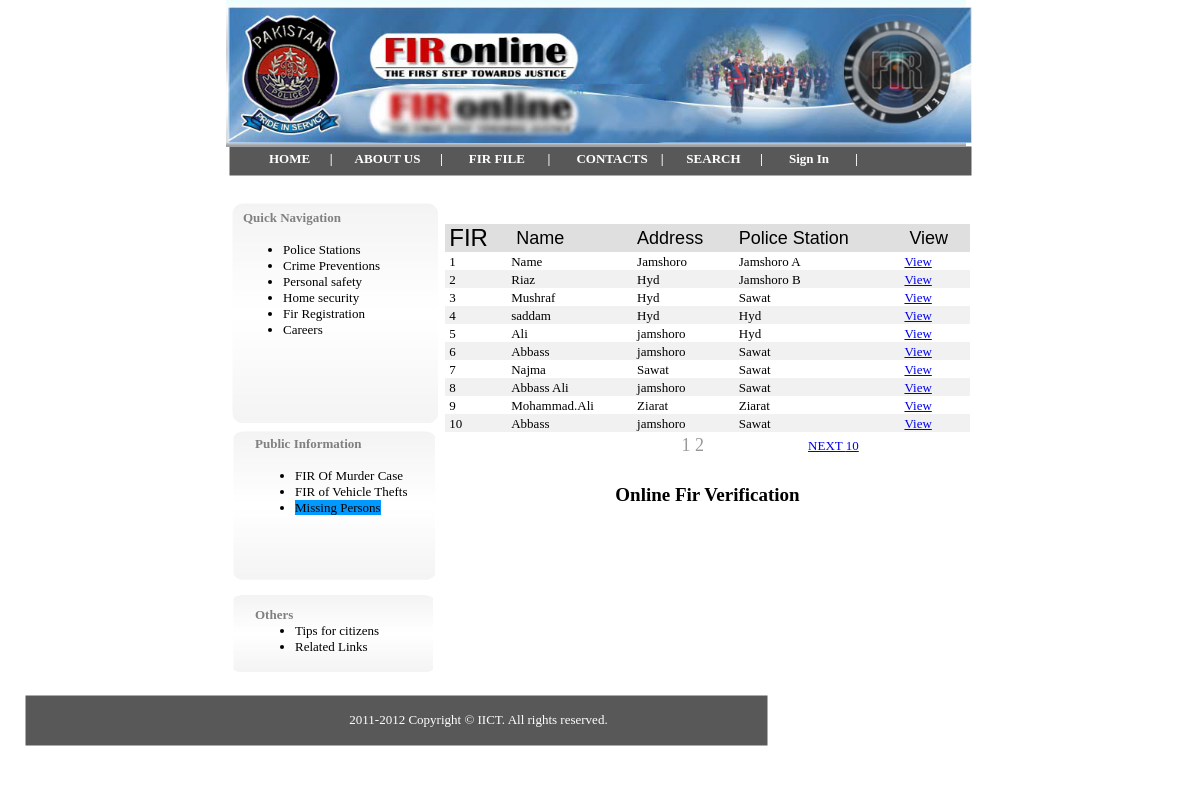
Screenshot of /missingPersonsView.php with the database file from the repository.
### tables this page shows
CREATE TABLE `missingpeople` (
  `ID` int(15) NOT NULL,
  `Name` varchar(20) default NULL,
  `Date of Missing` varchar(20) default NULL,
  `PoliceStation` varchar(20) default NULL,
  `Address` varchar(150) default NULL,
  `Age` varchar(20) default NULL,
  `Gender` varchar(20) default NULL,
  `IdentitificationMark` varchar(15) default NULL,
  `GenralApearance` varchar(15) default NULL,
  `Remarks` varchar(20) default NULL,
  `pic` varchar(30) default NULL,
  PRIMARY KEY  (`ID`)
);

### missingPersonsView.php (the view, shortened to what this page needs)
<!DOCTYPE HTML PUBLIC "-//W3C//DTD HTML 4.01 Transitional//EN">
<html>
<head><link rel="SHORTCUT ICON" href="images/ffir1.psd.png"/>
</head>
<body>
<div id="container">
<div id="g_shape1" style="position:absolute; overflow:hidden; left:25px; top:146px; width:743px; height:30px; z-index:0"><img border=0 width="100%" height="100%" alt="" src="images/shape3375250.png"></div>
<div id="g_image2" style="position:absolute; overflow:hidden; left:22px; top:0px; width:740px; height:147px; z-index:1"><img src="images/uf1.gif" alt="" title="" border=0 width=740 height=147></div>
<div id="roundrect1" style="position:absolute; overflow:hidden; left:28px; top:203px; width:208px; height:222px; z-index:2"><img border=0 width="100%" height="100%" alt="" src="images/roundrect16018000.png"></div>
<div id="g_text2" style="position:absolute; overflow:hidden; left:65px; top:151px; width:642px; height:20px; z-index:3">
<div class="wpmd">
<div><font face="Tahoma"><B><a href="index.html"  title="Home" class="style1"  >HOME</a></B></font><font color="#333333" face="Tahoma"><B>&nbsp;&nbsp;&nbsp;&nbsp;&nbsp; </B></font><font color="#FFFFFF" face="Tahoma"><B>|</B></font><font color="#333333" face="Tahoma"><B>&nbsp;&nbsp;&nbsp;&nbsp;&nbsp;&nbsp; </B></font><font face="Tahoma"><B><a href="aboutUs.html" title="About Us" class="style1">ABOUT US</a></B></font><font color="#333333" face="Tahoma"><B>&nbsp;&nbsp;&nbsp;&nbsp;&nbsp; </B></font><font color="#FFFFFF" face="Tahoma"><B>|</B></font><font color="#333333" face="Tahoma"><B>&nbsp;&nbsp;&nbsp;&nbsp;&nbsp;&nbsp;&nbsp; </B></font><font face="Tahoma"><B><a href="FirTopic.html" title="Topics of Fir" class="style1">FIR FILE</a></B></font><font color="#333333" face="Tahoma"><B>&nbsp;&nbsp;&nbsp;&nbsp;&nbsp;&nbsp; </B></font><font color="#FFFFFF" face="Tahoma"><B>| </B></font><font color="#333333" face="Tahoma"><B>&nbsp;&nbsp;&nbsp;&nbsp;&nbsp;&nbsp; </B></font><font face="Tahoma"><B><a href="Contact Us.php"title="Contact Us" class="style1">CONTACTS</a></B></font><font color="#333333" face="Tahoma"><B>&nbsp;&nbsp;&nbsp; </B></font><font color="#FFFFFF" face="Tahoma"><B>|</B></font><font color="#333333" face="Tahoma"><B>&nbsp;&nbsp;&nbsp;&nbsp;&nbsp;&nbsp; </B></font><font face="Tahoma"><B><a href="searchFir.html" title="" class="style1">SEARCH</a></B></font><font color="#333333" face="Tahoma"><B>&nbsp;&nbsp;&nbsp;&nbsp;&nbsp; </B></font><font color="#FFFFFF" face="Tahoma"><B>|</B></font><font color="#333333" face="Tahoma"><B>&nbsp;&nbsp;&nbsp;&nbsp;&nbsp;&nbsp;&nbsp;
<?php
if($_SESSION["logout"]=="Log Out")
  {
    echo "<a href='adminLog.php' title='Logout' class='style1'>Log Out</a>";
  }
 else
  {
    echo "<a href='adminLog.php' title='SignIn' class='style1'>Sign In</a>";
  }
?>
</B></font><font color="#333333" face="Tahoma"><B>&nbsp;&nbsp;&nbsp;&nbsp;&nbsp;&nbsp; </B></font><font color="#FFFFFF" face="Tahoma"><B>|</B></font></div>
</div></a></div>
<div id="text7" style="position:absolute; overflow:hidden; left:39px; top:210px; width:188px; height:204px; z-index:7">
<div class="wpmd">
<div><font color="#808080" face="Tahoma"><B>Quick Navigation</B></font></div>
<div><font color="#808080" face="Tahoma"><B><BR></B></font></div>
<UL>
<li><font color="#808080" face="Tahoma"><a href="Navigation1.php?&navigationId=&#54&user=Guest" class="style1" style="color:#000;" >Police Stations</a></font></li>
<li><font color="#808080" face="Tahoma"><a href="Navigation1.php?&navigationId=&#49&user=Guest"class="style1" style="color:#000;">Crime Preventions</a></font></li>
<li><font color="#808080" face="Tahoma">
<a href="Navigation1.php?&navigationId=&#50&user=Guest" class="style1" style="color:#000;">Personal safety</a></font></li>
<li><font color="#808080" face="Tahoma"><a href="Navigation1.php?&navigationId=&#51&user=Guest" class="style1" style="color:#000;">Home security</a></font></li>
<li><font color="#808080" face="Tahoma"><a href="Navigation1.php?&navigationId=&#52&user=Guest" class="style1" style="color:#000;">Fir Registration</a></font></li>
<li><font color="#808080" face="Tahoma"><a href="Navigation1.php?&navigationId=&#53&user=Guest" class="style1" style="color:#000;">Careers</a></font></li>
</UL>
</div></div>
<div id="roundrect4" style="position:absolute; overflow:hidden; left:29px; top:431px; width:204px; height:150px; z-index:8"><img border=0 width="100%" height="100%" alt="" src="images/roundrect16018000.png"></div>
<div id="text5" style="position:absolute; overflow:hidden; left:51px; top:436px; width:164px; height:142px; z-index:9">
<div class="wpmd">
<div><font color="#808080" face="Tahoma"><B> Public Information</B></font></div>
<div><font color="#808080" face="Tahoma"><B><BR></B></font></div>
<UL>
<li><font color="#808080" face="Tahoma"><a href="FirViewForm1.php" class="style1" style="color:#000;">FIR Of Murder Case </a></font></li>
<li><font color="#808080" face="Tahoma"><a href="FirVEHICLE.html" class="style1" style="color:#000;">FIR of Vehicle Thefts</a></font></li>
<li><font color="#808080" face="Tahoma"><a href="missingPersonsView.php" class="style1" style="color:#000;background:#09F;" >Missing Persons</a></font></li>
</UL>
</div></div>
<div id="roundrect5" style="position:absolute; overflow:hidden; left:29px; top:595px; width:202px; height:78px; z-index:10"><img border=0 width="100%" height="100%" alt="" src="images/roundrect16018000.png"></div>
<div id="text8" style="position:absolute; overflow:hidden; left:51px; top:607px; width:165px; height:57px; z-index:11">
<div class="wpmd">
<div><font color="#808080" face="Tahoma"><B>Others</B></font></div>
<UL>
<li><font color="#808080" face="Tahoma"><a href="tips.html" class="style1" style="color:#000;">Tips for citizens </a> </font></li>
<li><font color="#808080" face="Tahoma"><a href="links.html" class="style1" style="color:#000;">Related Links</a></font></li>
</UL>
<div><font color="#808080" face="Tahoma"><BR></font></div>
</div></div>
<div id="image1" style="position:absolute; overflow:hidden; left:24px; top:7px; width:744px; height:136px; z-index:12"><img src="images/hed.jpg" alt="" title="" border=0 width=744 height=136></div>
<div id="text1" style="position:absolute; overflow:hidden; left:195px; top:180px; width:617px; height:534px; z-index:13">
<div class="wpmd">
<div><font face="Arial Narrow" class="ws14">&nbsp;&nbsp;&nbsp; </font></div>
<div><font face="Arial Narrow" class="ws14">&nbsp;&nbsp;&nbsp;&nbsp;
<?php
$page_name="missingPersonsView.php";
$start=$_GET['start'];
$p_limit=10;
$p_f=$_GET['p_f'];
$eu = ($start -0);
$limit = 10;
$query2=" SELECT * FROM missingpeople ";
$result2=mysql_query($query2);
$nume=mysql_num_rows($result2);
$bgcolor="#f1f1f1";
echo "<TABLE width=85% align=center  cellpadding=0 cellspacing=0> <tr>";
echo "<td  bgcolor='dfdfdf' >&nbsp;<font face='arial,verdana,helvetica' color='#000000' size='5'>FIR</font></td>";
echo "<td  bgcolor='dfdfdf' >&nbsp;<font face='arial,verdana,helvetica' color='#000000' size='4'>&nbsp;Name</font></td>";
echo "<td  bgcolor='dfdfdf' >&nbsp;<font face='arial,verdana,helvetica' color='#000000' size='4'>Address</font></td>";
echo "<td  bgcolor='dfdfdf'>&nbsp;<font face='arial,verdana,helvetica' color='#000000' size='4'>Police Station</font></td>";
echo "<td  bgcolor='dfdfdf' >&nbsp;<font face='arial,verdana,helvetica' color='#000000' size='4'>&nbsp;View</font></td></tr>";
$query=" SELECT * FROM missingpeople  limit $eu, $limit ";
$result=mysql_query($query);
while($noticia = mysql_fetch_array($result))
{
if($bgcolor=='#f1f1f1'){$bgcolor='#ffffff';}
else{$bgcolor='#f1f1f1';}
$name=$noticia['Name'];
echo "<tr >";
echo "<td align=left bgcolor=$bgcolor id='title'>&nbsp;<font face='Verdana' size='2'>$noticia[ID]</font></td>";
echo "<td align=left bgcolor=$bgcolor id='title'>&nbsp;<font face='Verdana' size='2'>$noticia[Name]</font></td>";
echo "<td align=left bgcolor=$bgcolor id='title'>&nbsp;<font face='Verdana' size='2'>$noticia[Address]</font></td>";
echo "<td align=left bgcolor=$bgcolor id='title'>&nbsp;<font face='Verdana' size='2'>$noticia[PoliceStation]</font></td>";
echo "<td align=left bgcolor=$bgcolor id='title'>&nbsp;<font face='Verdana' size='2'><a href=missingPersons.php?id=". $noticia[ID]."&name=".$name.">View</a></font></td>";
echo "</tr>";
}
echo "</table>";
$p_fwd=$p_f+$p_limit;
$total=mysql_num_rows(mysql_query(" SELECT * FROM missingpeople "));
echo "<table align = 'center' width='50%'><tr><td  align='left' width='20%'>";
echo "</td><td  align='left' width='10%'>";
echo "</td><td align=center width='30%'>";
for($i=$p_f;$i < $nume and $i<($p_f+$p_limit);$i=$i+$limit){
if($i <> $eu){
$i2=$i+$p_f;
echo " <a href='$page_name?start=$i&p_f=$p_f'><font face='Verdana' size='2'>$i</font></a> ";
}
else { echo "<font face='Verdana' size='4' color='#999999'> &nbsp;";
for($a=1,$r=0; $a<=$total; $a+=$limit){
	   echo ($r+=1);
	 }
   echo "</font>";
  }
}
echo "</td><td  align='right' width='10%'>";
echo "</td><td  align='right' width='60%'>";
if($p_fwd < $nume){
print "<a href='$page_name?start=$p_fwd&p_f=$p_fwd'><font face='Verdana' size='2'>NEXT $p_limit</font></a>";
}
echo "</td></tr></table>";
?>
<center><h4> Online Fir Verification </h4></center>
</font></div>
</div></div>
</div>
<div id="g_shape2" style="position:absolute; overflow:hidden; left:25px; top:695px; width:743px; height:51px; z-index:4"><img border=0 width="100%" height="100%" alt="" src="images/shape3375296.png"></div>
<div id="shape3" style="position:absolute; overflow:hidden; left:651px; top:757px; width:100px; height:17px; z-index:5"><img border=0 width="100%" height="100%" alt="" src="images/shape16018000.png"></div>
<div id="g_text3" style="position:absolute; overflow:hidden; left:296px; top:712px; width:365px; height:41px; z-index:6">
<div class="wpmd">
<div><font color="#FFFFFF" face="Tahoma">2011-2012 Copyright © IICT. All rights reserved. </font></div>
</div></div>
</body>
</html>

### missingPersonsView.php (style rules this page uses)
.ws14 { font-size: 19px; }
.wpmd { font-size: 13px;font-family: Arial,Helvetica,Sans-Serif;font-style: normal;font-weight: normal; }
DIV,UL,OL { margin-top: 0px; margin-bottom: 0px; }
a.style1:link { color:#FFFFFF;text-decoration: none; }
div#container { position:relative; width: 792px; margin-top: 0px; margin-left: auto; margin-right: auto; text-align:left; }
body { text-align:center;margin:0 }

### rows the page displays
missingpeople: ID "1", Name "Name", Address "Jamshoro", PoliceStation "Jamshoro A"
missingpeople: ID "2", Name "Riaz", Address "Hyd", PoliceStation "Jamshoro B"
missingpeople: ID "3", Name "Mushraf", Address "Hyd", PoliceStation "Sawat"
missingpeople: ID "4", Name "saddam", Address "Hyd", PoliceStation "Hyd"
missingpeople: ID "5", Name "Ali", Address "jamshoro", PoliceStation "Hyd"
missingpeople: ID "6", Name "Abbass", Address "jamshoro", PoliceStation "Sawat"
missingpeople: ID "7", Name "Najma", Address "Sawat", PoliceStation "Sawat"
missingpeople: ID "8", Name "Abbass Ali", Address "jamshoro", PoliceStation "Sawat"
missingpeople: ID "9", Name "Mohammad.Ali", Address "Ziarat", PoliceStation "Ziarat"
missingpeople: ID "10", Name "Abbass", Address "jamshoro", PoliceStation "Sawat"

### other values shown
$r+=1 "1"
$r+=1 "2"
$p_limit "10"
